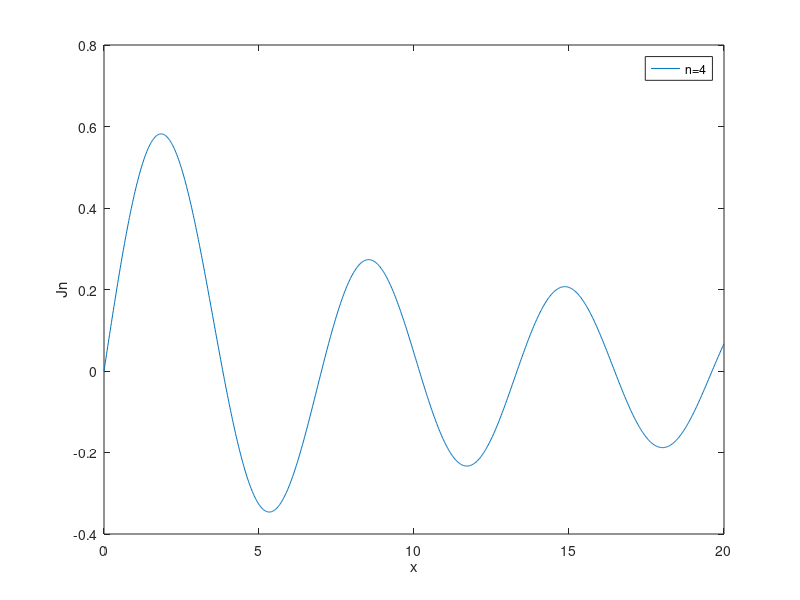

This figure's MATLAB source:
N=100;
n=1;
m=1000;
A=zeros(m,N);
 x=linspace(0,20,m);
 
for r=0:N-1
    A(:,r+1)=(((-1)^(r))*((0.5*(x)).^(2*r+n))/((factorial(r))*(factorial(n+r))));
end
  J=sum(A,2);
 plot(x,J)
    xlabel('x')
    ylabel('Jn')
    legend('n=4')
   
    
